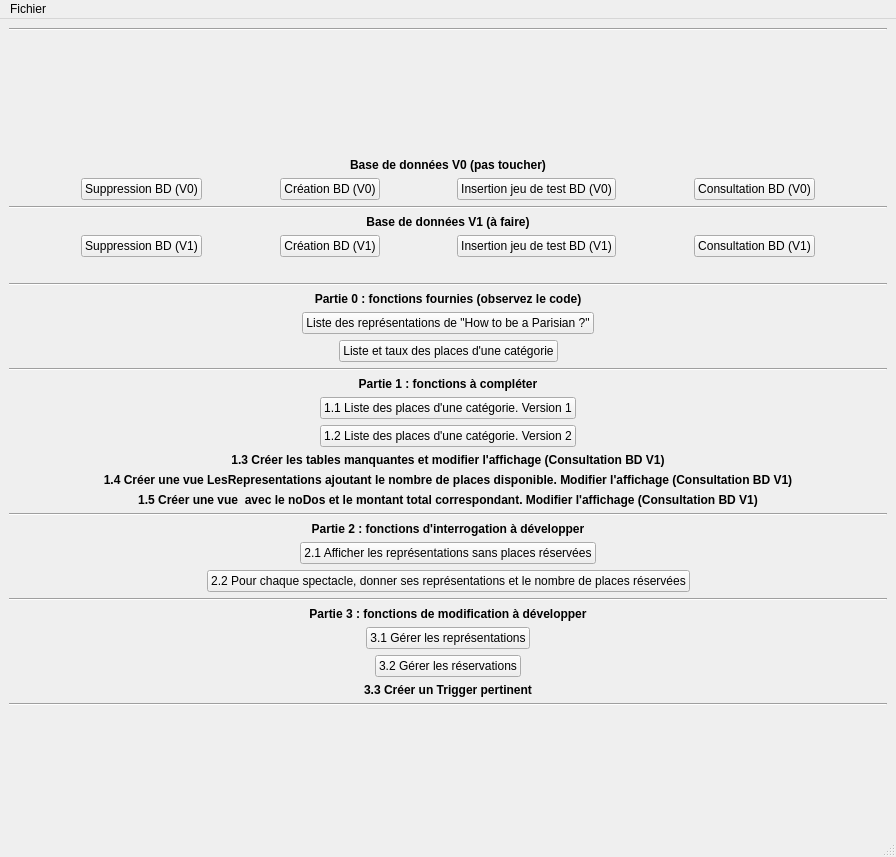
<?xml version="1.0" encoding="UTF-8"?>
<ui version="4.0">
 <class>MainWindow</class>
 <widget class="QMainWindow" name="MainWindow">
  <property name="geometry">
   <rect>
    <x>0</x>
    <y>0</y>
    <width>896</width>
    <height>857</height>
   </rect>
  </property>
  <property name="windowTitle">
   <string>Projet Théatre</string>
  </property>
  <widget class="QWidget" name="centralwidget">
   <layout class="QVBoxLayout" name="verticalLayout">
    <item>
     <widget class="Line" name="line">
      <property name="orientation">
       <enum>Qt::Horizontal</enum>
      </property>
     </widget>
    </item>
    <item>
     <spacer name="verticalSpacer_2">
      <property name="orientation">
       <enum>Qt::Vertical</enum>
      </property>
      <property name="sizeHint" stdset="0">
       <size>
        <width>20</width>
        <height>40</height>
       </size>
      </property>
     </spacer>
    </item>
    <item>
     <widget class="QLabel" name="label">
      <property name="font">
       <font>
        <weight>75</weight>
        <bold>true</bold>
       </font>
      </property>
      <property name="text">
       <string>Base de données V0 (pas toucher)</string>
      </property>
      <property name="alignment">
       <set>Qt::AlignCenter</set>
      </property>
     </widget>
    </item>
    <item>
     <layout class="QHBoxLayout" name="horizontalLayout">
      <item>
       <spacer name="horizontalSpacer">
        <property name="orientation">
         <enum>Qt::Horizontal</enum>
        </property>
        <property name="sizeHint" stdset="0">
         <size>
          <width>40</width>
          <height>20</height>
         </size>
        </property>
       </spacer>
      </item>
      <item>
       <widget class="QPushButton" name="pushButton_2">
        <property name="text">
         <string>Suppression BD (V0)</string>
        </property>
       </widget>
      </item>
      <item>
       <spacer name="horizontalSpacer_21">
        <property name="orientation">
         <enum>Qt::Horizontal</enum>
        </property>
        <property name="sizeHint" stdset="0">
         <size>
          <width>40</width>
          <height>20</height>
         </size>
        </property>
       </spacer>
      </item>
      <item>
       <widget class="QPushButton" name="pushButton">
        <property name="text">
         <string>Création BD (V0)</string>
        </property>
       </widget>
      </item>
      <item>
       <spacer name="horizontalSpacer_2">
        <property name="orientation">
         <enum>Qt::Horizontal</enum>
        </property>
        <property name="sizeHint" stdset="0">
         <size>
          <width>40</width>
          <height>20</height>
         </size>
        </property>
       </spacer>
      </item>
      <item>
       <widget class="QPushButton" name="pushButton_3">
        <property name="text">
         <string>Insertion jeu de test BD (V0)</string>
        </property>
       </widget>
      </item>
      <item>
       <spacer name="horizontalSpacer_3">
        <property name="orientation">
         <enum>Qt::Horizontal</enum>
        </property>
        <property name="sizeHint" stdset="0">
         <size>
          <width>40</width>
          <height>20</height>
         </size>
        </property>
       </spacer>
      </item>
      <item>
       <widget class="QPushButton" name="pushButton_15">
        <property name="text">
         <string>Consultation BD (V0)</string>
        </property>
       </widget>
      </item>
      <item>
       <spacer name="horizontalSpacer_4">
        <property name="orientation">
         <enum>Qt::Horizontal</enum>
        </property>
        <property name="sizeHint" stdset="0">
         <size>
          <width>40</width>
          <height>20</height>
         </size>
        </property>
       </spacer>
      </item>
     </layout>
    </item>
    <item>
     <widget class="Line" name="line_7">
      <property name="orientation">
       <enum>Qt::Horizontal</enum>
      </property>
     </widget>
    </item>
    <item>
     <widget class="QLabel" name="label_11">
      <property name="font">
       <font>
        <weight>75</weight>
        <bold>true</bold>
       </font>
      </property>
      <property name="text">
       <string>Base de données V1 (à faire)</string>
      </property>
      <property name="alignment">
       <set>Qt::AlignCenter</set>
      </property>
     </widget>
    </item>
    <item>
     <layout class="QHBoxLayout" name="horizontalLayout_13">
      <item>
       <spacer name="horizontalSpacer_9">
        <property name="orientation">
         <enum>Qt::Horizontal</enum>
        </property>
        <property name="sizeHint" stdset="0">
         <size>
          <width>40</width>
          <height>20</height>
         </size>
        </property>
       </spacer>
      </item>
      <item>
       <widget class="QPushButton" name="pushButton_6">
        <property name="text">
         <string>Suppression BD (V1)</string>
        </property>
       </widget>
      </item>
      <item>
       <spacer name="horizontalSpacer_22">
        <property name="orientation">
         <enum>Qt::Horizontal</enum>
        </property>
        <property name="sizeHint" stdset="0">
         <size>
          <width>40</width>
          <height>20</height>
         </size>
        </property>
       </spacer>
      </item>
      <item>
       <widget class="QPushButton" name="pushButton_12">
        <property name="text">
         <string>Création BD (V1)</string>
        </property>
       </widget>
      </item>
      <item>
       <spacer name="horizontalSpacer_10">
        <property name="orientation">
         <enum>Qt::Horizontal</enum>
        </property>
        <property name="sizeHint" stdset="0">
         <size>
          <width>40</width>
          <height>20</height>
         </size>
        </property>
       </spacer>
      </item>
      <item>
       <widget class="QPushButton" name="pushButton_9">
        <property name="text">
         <string>Insertion jeu de test BD (V1)</string>
        </property>
       </widget>
      </item>
      <item>
       <spacer name="horizontalSpacer_28">
        <property name="orientation">
         <enum>Qt::Horizontal</enum>
        </property>
        <property name="sizeHint" stdset="0">
         <size>
          <width>40</width>
          <height>20</height>
         </size>
        </property>
       </spacer>
      </item>
      <item>
       <widget class="QPushButton" name="pushButton_16">
        <property name="text">
         <string>Consultation BD (V1)</string>
        </property>
       </widget>
      </item>
      <item>
       <spacer name="horizontalSpacer_27">
        <property name="orientation">
         <enum>Qt::Horizontal</enum>
        </property>
        <property name="sizeHint" stdset="0">
         <size>
          <width>40</width>
          <height>20</height>
         </size>
        </property>
       </spacer>
      </item>
     </layout>
    </item>
    <item>
     <widget class="QLabel" name="label_2">
      <property name="text">
       <string/>
      </property>
      <property name="alignment">
       <set>Qt::AlignCenter</set>
      </property>
     </widget>
    </item>
    <item>
     <widget class="Line" name="line_2">
      <property name="orientation">
       <enum>Qt::Horizontal</enum>
      </property>
     </widget>
    </item>
    <item>
     <widget class="QLabel" name="label_3">
      <property name="font">
       <font>
        <weight>75</weight>
        <bold>true</bold>
       </font>
      </property>
      <property name="text">
       <string>Partie 0 : fonctions fournies (observez le code)</string>
      </property>
      <property name="alignment">
       <set>Qt::AlignCenter</set>
      </property>
     </widget>
    </item>
    <item>
     <layout class="QHBoxLayout" name="horizontalLayout_2">
      <item>
       <spacer name="horizontalSpacer_7">
        <property name="orientation">
         <enum>Qt::Horizontal</enum>
        </property>
        <property name="sizeHint" stdset="0">
         <size>
          <width>40</width>
          <height>20</height>
         </size>
        </property>
       </spacer>
      </item>
      <item>
       <widget class="QPushButton" name="pushButton_4">
        <property name="text">
         <string>Liste des représentations de &quot;How to be a Parisian ?&quot;</string>
        </property>
       </widget>
      </item>
      <item>
       <spacer name="horizontalSpacer_5">
        <property name="orientation">
         <enum>Qt::Horizontal</enum>
        </property>
        <property name="sizeHint" stdset="0">
         <size>
          <width>40</width>
          <height>20</height>
         </size>
        </property>
       </spacer>
      </item>
     </layout>
    </item>
    <item>
     <layout class="QHBoxLayout" name="horizontalLayout_3">
      <item>
       <spacer name="horizontalSpacer_8">
        <property name="orientation">
         <enum>Qt::Horizontal</enum>
        </property>
        <property name="sizeHint" stdset="0">
         <size>
          <width>40</width>
          <height>20</height>
         </size>
        </property>
       </spacer>
      </item>
      <item>
       <widget class="QPushButton" name="pushButton_5">
        <property name="text">
         <string>Liste et taux des places d'une catégorie</string>
        </property>
       </widget>
      </item>
      <item>
       <spacer name="horizontalSpacer_6">
        <property name="orientation">
         <enum>Qt::Horizontal</enum>
        </property>
        <property name="sizeHint" stdset="0">
         <size>
          <width>40</width>
          <height>20</height>
         </size>
        </property>
       </spacer>
      </item>
     </layout>
    </item>
    <item>
     <widget class="Line" name="line_3">
      <property name="orientation">
       <enum>Qt::Horizontal</enum>
      </property>
     </widget>
    </item>
    <item>
     <widget class="QLabel" name="label_4">
      <property name="font">
       <font>
        <weight>75</weight>
        <bold>true</bold>
       </font>
      </property>
      <property name="text">
       <string>Partie 1 : fonctions à compléter</string>
      </property>
      <property name="alignment">
       <set>Qt::AlignCenter</set>
      </property>
     </widget>
    </item>
    <item>
     <layout class="QHBoxLayout" name="horizontalLayout_4"/>
    </item>
    <item>
     <layout class="QHBoxLayout" name="horizontalLayout_5">
      <item>
       <spacer name="horizontalSpacer_12">
        <property name="orientation">
         <enum>Qt::Horizontal</enum>
        </property>
        <property name="sizeHint" stdset="0">
         <size>
          <width>40</width>
          <height>20</height>
         </size>
        </property>
       </spacer>
      </item>
      <item>
       <widget class="QPushButton" name="pushButton_7">
        <property name="text">
         <string>1.1 Liste des places d'une catégorie. Version 1</string>
        </property>
       </widget>
      </item>
      <item>
       <spacer name="horizontalSpacer_11">
        <property name="orientation">
         <enum>Qt::Horizontal</enum>
        </property>
        <property name="sizeHint" stdset="0">
         <size>
          <width>40</width>
          <height>20</height>
         </size>
        </property>
       </spacer>
      </item>
     </layout>
    </item>
    <item>
     <layout class="QHBoxLayout" name="horizontalLayout_6">
      <item>
       <spacer name="horizontalSpacer_14">
        <property name="orientation">
         <enum>Qt::Horizontal</enum>
        </property>
        <property name="sizeHint" stdset="0">
         <size>
          <width>40</width>
          <height>20</height>
         </size>
        </property>
       </spacer>
      </item>
      <item>
       <widget class="QPushButton" name="pushButton_8">
        <property name="text">
         <string>1.2 Liste des places d'une catégorie. Version 2</string>
        </property>
       </widget>
      </item>
      <item>
       <spacer name="horizontalSpacer_13">
        <property name="orientation">
         <enum>Qt::Horizontal</enum>
        </property>
        <property name="sizeHint" stdset="0">
         <size>
          <width>40</width>
          <height>20</height>
         </size>
        </property>
       </spacer>
      </item>
     </layout>
    </item>
    <item>
     <widget class="QLabel" name="label_8">
      <property name="font">
       <font>
        <weight>75</weight>
        <bold>true</bold>
       </font>
      </property>
      <property name="text">
       <string>1.3 Créer les tables manquantes et modifier l'affichage (Consultation BD V1)</string>
      </property>
      <property name="alignment">
       <set>Qt::AlignCenter</set>
      </property>
     </widget>
    </item>
    <item>
     <widget class="QLabel" name="label_7">
      <property name="font">
       <font>
        <weight>75</weight>
        <bold>true</bold>
       </font>
      </property>
      <property name="text">
       <string>1.4 Créer une vue LesRepresentations ajoutant le nombre de places disponible. Modifier l'affichage (Consultation BD V1)</string>
      </property>
      <property name="alignment">
       <set>Qt::AlignCenter</set>
      </property>
      <property name="wordWrap">
       <bool>true</bool>
      </property>
     </widget>
    </item>
    <item>
     <widget class="QLabel" name="label_9">
      <property name="font">
       <font>
        <weight>75</weight>
        <bold>true</bold>
       </font>
      </property>
      <property name="text">
       <string>1.5 Créer une vue  avec le noDos et le montant total correspondant. Modifier l'affichage (Consultation BD V1)</string>
      </property>
      <property name="alignment">
       <set>Qt::AlignCenter</set>
      </property>
     </widget>
    </item>
    <item>
     <layout class="QHBoxLayout" name="horizontalLayout_7"/>
    </item>
    <item>
     <widget class="Line" name="line_4">
      <property name="orientation">
       <enum>Qt::Horizontal</enum>
      </property>
     </widget>
    </item>
    <item>
     <widget class="QLabel" name="label_5">
      <property name="font">
       <font>
        <weight>75</weight>
        <bold>true</bold>
       </font>
      </property>
      <property name="text">
       <string>Partie 2 : fonctions d'interrogation à développer</string>
      </property>
      <property name="alignment">
       <set>Qt::AlignCenter</set>
      </property>
     </widget>
    </item>
    <item>
     <layout class="QHBoxLayout" name="horizontalLayout_8">
      <item>
       <spacer name="horizontalSpacer_18">
        <property name="orientation">
         <enum>Qt::Horizontal</enum>
        </property>
        <property name="sizeHint" stdset="0">
         <size>
          <width>40</width>
          <height>20</height>
         </size>
        </property>
       </spacer>
      </item>
      <item>
       <widget class="QPushButton" name="pushButton_10">
        <property name="text">
         <string>2.1 Afficher les représentations sans places réservées</string>
        </property>
       </widget>
      </item>
      <item>
       <spacer name="horizontalSpacer_17">
        <property name="orientation">
         <enum>Qt::Horizontal</enum>
        </property>
        <property name="sizeHint" stdset="0">
         <size>
          <width>40</width>
          <height>20</height>
         </size>
        </property>
       </spacer>
      </item>
     </layout>
    </item>
    <item>
     <layout class="QHBoxLayout" name="horizontalLayout_9">
      <item>
       <spacer name="horizontalSpacer_20">
        <property name="orientation">
         <enum>Qt::Horizontal</enum>
        </property>
        <property name="sizeHint" stdset="0">
         <size>
          <width>40</width>
          <height>20</height>
         </size>
        </property>
       </spacer>
      </item>
      <item>
       <widget class="QPushButton" name="pushButton_11">
        <property name="text">
         <string>2.2 Pour chaque spectacle, donner ses représentations et le nombre de places réservées</string>
        </property>
       </widget>
      </item>
      <item>
       <spacer name="horizontalSpacer_19">
        <property name="orientation">
         <enum>Qt::Horizontal</enum>
        </property>
        <property name="sizeHint" stdset="0">
         <size>
          <width>40</width>
          <height>20</height>
         </size>
        </property>
       </spacer>
      </item>
     </layout>
    </item>
    <item>
     <layout class="QHBoxLayout" name="horizontalLayout_10"/>
    </item>
    <item>
     <widget class="Line" name="line_5">
      <property name="orientation">
       <enum>Qt::Horizontal</enum>
      </property>
     </widget>
    </item>
    <item>
     <widget class="QLabel" name="label_6">
      <property name="font">
       <font>
        <weight>75</weight>
        <bold>true</bold>
       </font>
      </property>
      <property name="text">
       <string>Partie 3 : fonctions de modification à développer</string>
      </property>
      <property name="alignment">
       <set>Qt::AlignCenter</set>
      </property>
     </widget>
    </item>
    <item>
     <layout class="QHBoxLayout" name="horizontalLayout_11">
      <item>
       <spacer name="horizontalSpacer_24">
        <property name="orientation">
         <enum>Qt::Horizontal</enum>
        </property>
        <property name="sizeHint" stdset="0">
         <size>
          <width>40</width>
          <height>20</height>
         </size>
        </property>
       </spacer>
      </item>
      <item>
       <widget class="QPushButton" name="pushButton_13">
        <property name="text">
         <string>3.1 Gérer les représentations</string>
        </property>
       </widget>
      </item>
      <item>
       <spacer name="horizontalSpacer_23">
        <property name="orientation">
         <enum>Qt::Horizontal</enum>
        </property>
        <property name="sizeHint" stdset="0">
         <size>
          <width>40</width>
          <height>20</height>
         </size>
        </property>
       </spacer>
      </item>
     </layout>
    </item>
    <item>
     <layout class="QHBoxLayout" name="horizontalLayout_12">
      <item>
       <spacer name="horizontalSpacer_26">
        <property name="orientation">
         <enum>Qt::Horizontal</enum>
        </property>
        <property name="sizeHint" stdset="0">
         <size>
          <width>40</width>
          <height>20</height>
         </size>
        </property>
       </spacer>
      </item>
      <item>
       <widget class="QPushButton" name="pushButton_14">
        <property name="text">
         <string>3.2 Gérer les réservations</string>
        </property>
       </widget>
      </item>
      <item>
       <spacer name="horizontalSpacer_25">
        <property name="orientation">
         <enum>Qt::Horizontal</enum>
        </property>
        <property name="sizeHint" stdset="0">
         <size>
          <width>40</width>
          <height>20</height>
         </size>
        </property>
       </spacer>
      </item>
     </layout>
    </item>
    <item>
     <widget class="QLabel" name="label_10">
      <property name="font">
       <font>
        <weight>75</weight>
        <bold>true</bold>
       </font>
      </property>
      <property name="text">
       <string>3.3 Créer un Trigger pertinent</string>
      </property>
      <property name="alignment">
       <set>Qt::AlignCenter</set>
      </property>
     </widget>
    </item>
    <item>
     <widget class="Line" name="line_6">
      <property name="orientation">
       <enum>Qt::Horizontal</enum>
      </property>
     </widget>
    </item>
    <item>
     <spacer name="verticalSpacer">
      <property name="orientation">
       <enum>Qt::Vertical</enum>
      </property>
      <property name="sizeHint" stdset="0">
       <size>
        <width>20</width>
        <height>40</height>
       </size>
      </property>
     </spacer>
    </item>
   </layout>
  </widget>
  <widget class="QMenuBar" name="menubar">
   <property name="geometry">
    <rect>
     <x>0</x>
     <y>0</y>
     <width>896</width>
     <height>22</height>
    </rect>
   </property>
   <widget class="QMenu" name="menuFiles">
    <property name="title">
     <string>Fichier</string>
    </property>
    <addaction name="actionQuitter"/>
   </widget>
   <addaction name="menuFiles"/>
  </widget>
  <widget class="QStatusBar" name="statusbar"/>
  <action name="actionQuitter">
   <property name="text">
    <string>Quitter</string>
   </property>
  </action>
 </widget>
 <resources/>
 <connections>
  <connection>
   <sender>actionQuitter</sender>
   <signal>triggered()</signal>
   <receiver>MainWindow</receiver>
   <slot>close()</slot>
   <hints>
    <hint type="sourcelabel">
     <x>-1</x>
     <y>-1</y>
    </hint>
    <hint type="destinationlabel">
     <x>399</x>
     <y>299</y>
    </hint>
   </hints>
  </connection>
  <connection>
   <sender>pushButton</sender>
   <signal>clicked()</signal>
   <receiver>MainWindow</receiver>
   <slot>createDBV0()</slot>
   <hints>
    <hint type="sourcelabel">
     <x>382</x>
     <y>147</y>
    </hint>
    <hint type="destinationlabel">
     <x>388</x>
     <y>100</y>
    </hint>
   </hints>
  </connection>
  <connection>
   <sender>pushButton_3</sender>
   <signal>clicked()</signal>
   <receiver>MainWindow</receiver>
   <slot>insertDBV0()</slot>
   <hints>
    <hint type="sourcelabel">
     <x>627</x>
     <y>147</y>
    </hint>
    <hint type="destinationlabel">
     <x>516</x>
     <y>101</y>
    </hint>
   </hints>
  </connection>
  <connection>
   <sender>pushButton_2</sender>
   <signal>clicked()</signal>
   <receiver>MainWindow</receiver>
   <slot>deleteDBV0()</slot>
   <hints>
    <hint type="sourcelabel">
     <x>203</x>
     <y>147</y>
    </hint>
    <hint type="destinationlabel">
     <x>201</x>
     <y>105</y>
    </hint>
   </hints>
  </connection>
  <connection>
   <sender>pushButton_15</sender>
   <signal>clicked()</signal>
   <receiver>MainWindow</receiver>
   <slot>openDataV0()</slot>
   <hints>
    <hint type="sourcelabel">
     <x>831</x>
     <y>147</y>
    </hint>
    <hint type="destinationlabel">
     <x>753</x>
     <y>102</y>
    </hint>
   </hints>
  </connection>
  <connection>
   <sender>pushButton_4</sender>
   <signal>clicked()</signal>
   <receiver>MainWindow</receiver>
   <slot>open_fct_fournie_1()</slot>
   <hints>
    <hint type="sourcelabel">
     <x>612</x>
     <y>302</y>
    </hint>
    <hint type="destinationlabel">
     <x>559</x>
     <y>306</y>
    </hint>
   </hints>
  </connection>
  <connection>
   <sender>pushButton_5</sender>
   <signal>clicked()</signal>
   <receiver>MainWindow</receiver>
   <slot>open_fct_fournie_2()</slot>
   <hints>
    <hint type="sourcelabel">
     <x>573</x>
     <y>338</y>
    </hint>
    <hint type="destinationlabel">
     <x>553</x>
     <y>338</y>
    </hint>
   </hints>
  </connection>
  <connection>
   <sender>pushButton_8</sender>
   <signal>clicked()</signal>
   <receiver>MainWindow</receiver>
   <slot>open_fct_comp_2()</slot>
   <hints>
    <hint type="sourcelabel">
     <x>426</x>
     <y>435</y>
    </hint>
    <hint type="destinationlabel">
     <x>563</x>
     <y>438</y>
    </hint>
   </hints>
  </connection>
  <connection>
   <sender>pushButton_7</sender>
   <signal>clicked()</signal>
   <receiver>MainWindow</receiver>
   <slot>open_fct_comp_1()</slot>
   <hints>
    <hint type="sourcelabel">
     <x>592</x>
     <y>413</y>
    </hint>
    <hint type="destinationlabel">
     <x>565</x>
     <y>410</y>
    </hint>
   </hints>
  </connection>
  <connection>
   <sender>pushButton_6</sender>
   <signal>clicked()</signal>
   <receiver>MainWindow</receiver>
   <slot>deleteDBV1()</slot>
   <hints>
    <hint type="sourcelabel">
     <x>203</x>
     <y>214</y>
    </hint>
    <hint type="destinationlabel">
     <x>213</x>
     <y>265</y>
    </hint>
   </hints>
  </connection>
  <connection>
   <sender>pushButton_12</sender>
   <signal>clicked()</signal>
   <receiver>MainWindow</receiver>
   <slot>createDBV1()</slot>
   <hints>
    <hint type="sourcelabel">
     <x>382</x>
     <y>214</y>
    </hint>
    <hint type="destinationlabel">
     <x>344</x>
     <y>273</y>
    </hint>
   </hints>
  </connection>
  <connection>
   <sender>pushButton_9</sender>
   <signal>clicked()</signal>
   <receiver>MainWindow</receiver>
   <slot>insertDBV1()</slot>
   <hints>
    <hint type="sourcelabel">
     <x>627</x>
     <y>214</y>
    </hint>
    <hint type="destinationlabel">
     <x>541</x>
     <y>272</y>
    </hint>
   </hints>
  </connection>
  <connection>
   <sender>pushButton_16</sender>
   <signal>clicked()</signal>
   <receiver>MainWindow</receiver>
   <slot>openDataV1()</slot>
   <hints>
    <hint type="sourcelabel">
     <x>831</x>
     <y>214</y>
    </hint>
    <hint type="destinationlabel">
     <x>703</x>
     <y>272</y>
    </hint>
   </hints>
  </connection>
  <connection>
   <sender>pushButton_10</sender>
   <signal>clicked()</signal>
   <receiver>MainWindow</receiver>
   <slot>open_fct_2_1()</slot>
   <hints>
    <hint type="sourcelabel">
     <x>302</x>
     <y>582</y>
    </hint>
    <hint type="destinationlabel">
     <x>100</x>
     <y>585</y>
    </hint>
   </hints>
  </connection>
  <connection>
   <sender>pushButton_11</sender>
   <signal>clicked()</signal>
   <receiver>MainWindow</receiver>
   <slot>open_fct_2_2()</slot>
   <hints>
    <hint type="sourcelabel">
     <x>193</x>
     <y>613</y>
    </hint>
    <hint type="destinationlabel">
     <x>35</x>
     <y>610</y>
    </hint>
   </hints>
  </connection>
 </connections>
 <slots>
  <slot>createDBV0()</slot>
  <slot>insertDBV0()</slot>
  <slot>deleteDBV0()</slot>
  <slot>openDataV0()</slot>
  <slot>openAddUser()</slot>
  <slot>openDelUser()</slot>
  <slot>open_fct_fournie_1()</slot>
  <slot>open_fct_fournie_2()</slot>
  <slot>open_fct_comp_1()</slot>
  <slot>open_fct_comp_2()</slot>
  <slot>createDBV1()</slot>
  <slot>insertDBV1()</slot>
  <slot>deleteDBV1()</slot>
  <slot>openDataV1()</slot>
  <slot>open_fct_2_2()</slot>
  <slot>open_fct_2_1()</slot>
 </slots>
</ui>
